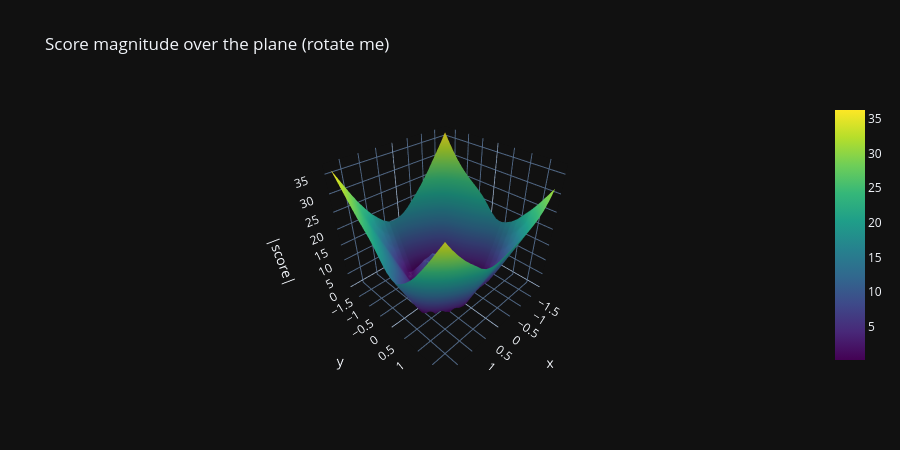

The code cell stored with this chart in its notebook:
### Code cell
# Optional interactive 3D: the score magnitude as a surface (a "ridge" over the coastline).
if HAVE_PLOTLY:
    fig = go.Figure(data=[go.Surface(x=GX, y=GY, z=mag, colorscale="Viridis")])
    fig.update_layout(title="Score magnitude over the plane (rotate me)", height=450,
                      scene=dict(xaxis_title="x", yaxis_title="y", zaxis_title="|score|"))
    fig.show()
else:
    print("Plotly not available - the 2D quiver above is enough.")

### Figure 1 — Plotly figure (JSON) as saved in the notebook; plotly's stock layout.template omitted (floating-point values rounded to 4 significant figures; data arrays with more than 128 entries replaced by an {"elided": "..."} marker saying what was removed)
{"data": [{"colorscale": [[0.0, "#440154"], [0.1111, "#482878"], [0.2222, "#3e4989"], [0.3333, "#31688e"], [0.4444, "#26828e"], [0.5556, "#1f9e89"], [0.6667, "#35b779"], [0.7778, "#6ece58"], [0.8889, "#b5de2b"], [1.0, "#fde725"]], "x": {"elided": "22x22 float values"}, "y": {"elided": "22x22 float values"}, "z": {"elided": "22x22 float values"}, "type": "surface"}], "layout": {"title": {"text": "Score magnitude over the plane (rotate me)"}, "height": 450, "scene": {"xaxis": {"title": {"text": "x"}}, "yaxis": {"title": {"text": "y"}}, "zaxis": {"title": {"text": "|score|"}}}}}
